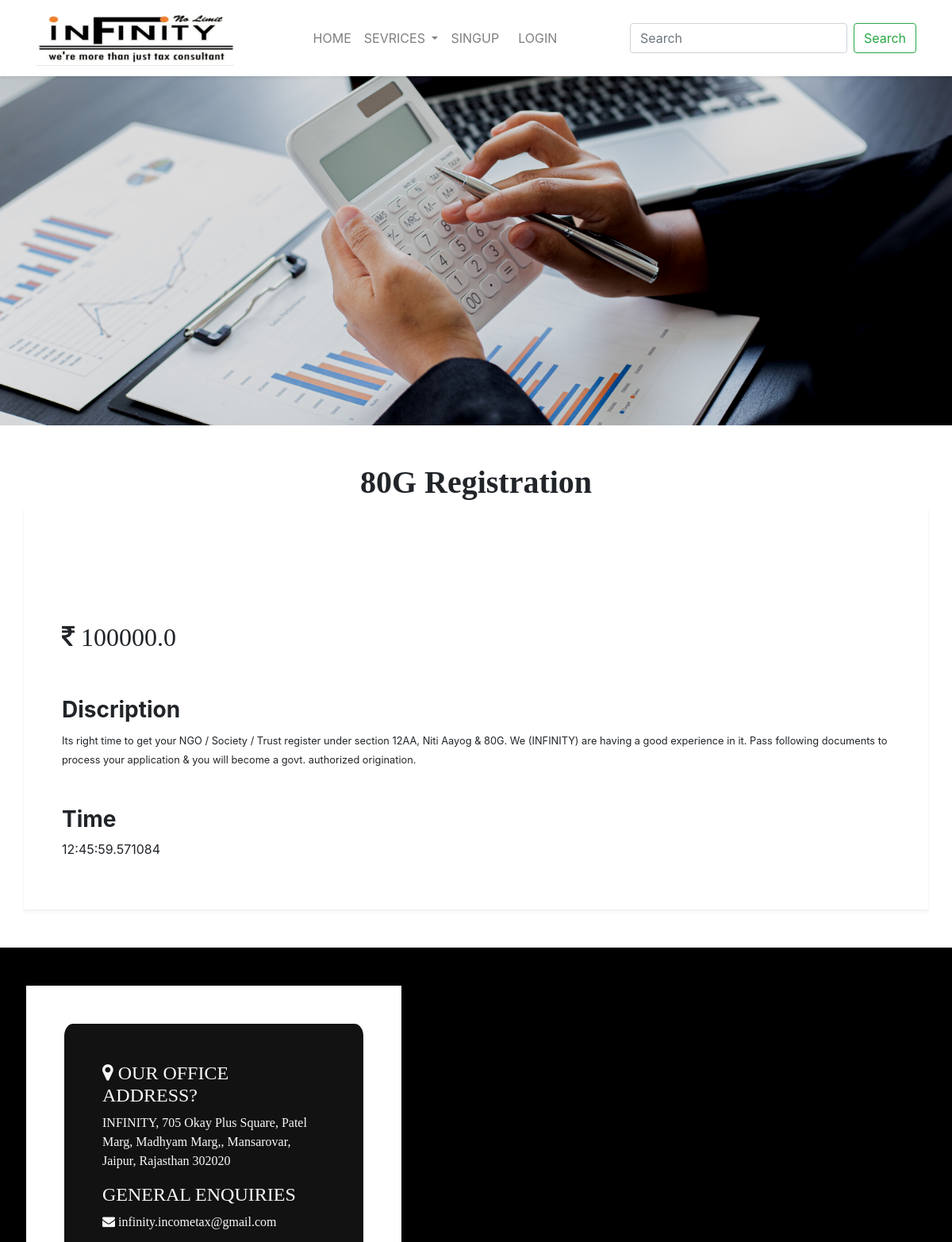
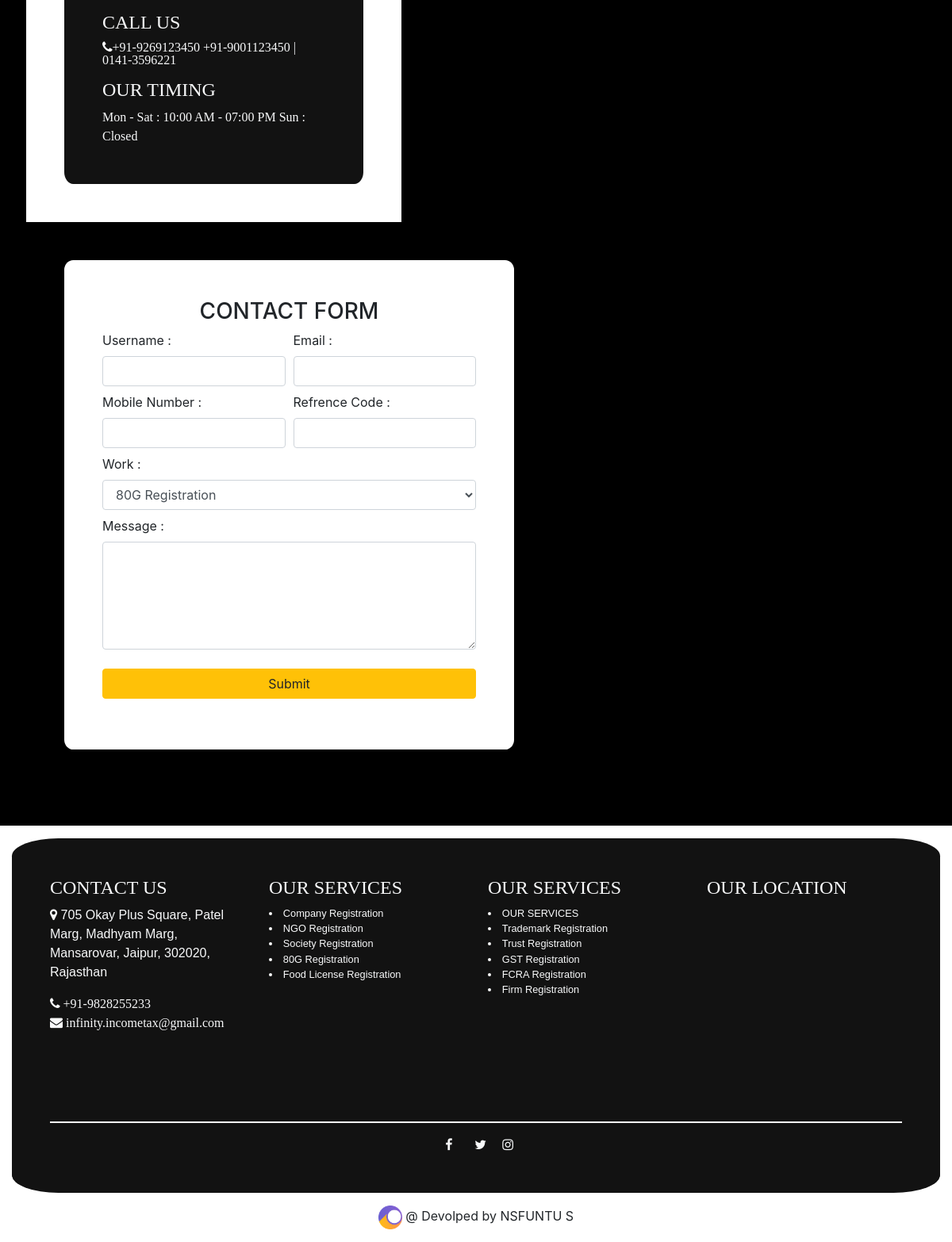
/detail/1, run on the app's committed database (2 pictures, top to bottom).
### core/models.py (models this page shows, shortened)
class Service(models.Model):
    image = models.ImageField(upload_to = 'media')
    title = models.CharField(max_length=100)
    price = models.FloatField()
    short_dis = models.TextField(null=True, blank=True)
    discription = models.TextField()
    documents  = models.TextField(null=True,blank=True)
    time = models.CharField(max_length=20)

### core/views.py (the view)
# urls.py: path('detail/<int:id>',detail_view,name='detail'),
def detail_view(request,id):
    objects  = Service.objects.all()
    object  = get_object_or_404(Service,pk=id)
    context  = {'object': object,
    'objects' : objects  }
    return render(request,'detail.html',context)

### infinity/templates/detail.html (shortened to what this page needs)
{% extends 'base.html' %}
{% block content %}
<img class="img-fluid" src="{{ object.image.url }}" alt="">
<h1 class="text-center mt-5 font-weight-bold" style="font-family: Georgia, 'Times New Roman', Times, serif;">
    {{object.title }} </h1>
<div class=" container shadow-sm">
    <div class="row">
        <div class="col-lg-12 col-sm-12 col-md-12 p-5">
            <h2 class="mt-5 pt-5">
                <i class="fa fa-inr" aria-hidden="true"><span> {{ object.price }} </span></i>
            </h2>
            <h3 class="font-weight-bold pt-5">Discription</h3>
            <small>
                {{ object.discription }}
            </small>
            <h3 class="font-weight-bold pt-5">Time</h3>
            <p>
                {{ object.time }}
            </p>
        </div>
    </div>
</div>
{% include 'form.html' %}
{% endblock %}

### data on the page
Service: image (picture), title "80G Registration", price "100000.0", discription "Its right time to get your NGO / Society / Trust register under section 12AA, Niti Aayog & 80G. We (INFINITY) are having a good experience in it. Pass following documents to process your application & you will become a govt. authorized origination.", time "12:45:59.571084"

### other printed values
form field work "80G Registration"
